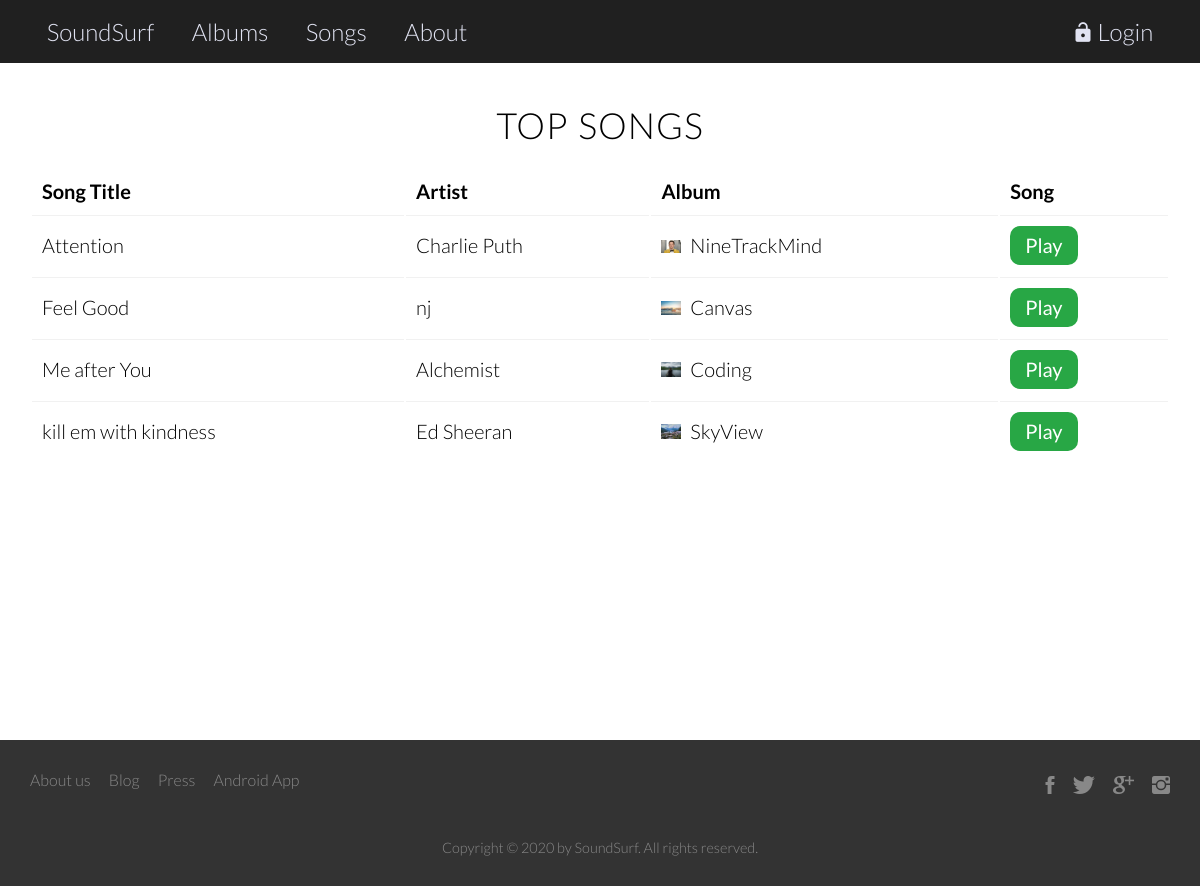
The page /soundsurf/all/songs/ on the database its author committed.
### appmusic/models.py (models this page shows, shortened)
class Songs(models.Model):
    album = models.ForeignKey(Album, on_delete=models.CASCADE, related_name='songs')
    song_title = models.CharField(max_length = 100, unique=True)
    song = models.FileField(upload_to='songs')
    class Meta:
        verbose_name_plural = "Songs"

class Album(models.Model):
    author = models.ForeignKey(User, on_delete = models.CASCADE)
    album_name = models.CharField(max_length = 100, unique=True)
    album_artist = models.CharField(max_length = 100)
    genre = models.CharField(max_length = 100)
    cover_pic = models.ImageField(upload_to='album_covers')

### appmusic/views.py (the view)
# urls.py: path('soundsurf/all/<str:its_type>/', views.all_albums_songs, name='all_albums_songs'),
def all_albums_songs(request, its_type):
    if its_type == "songs":
        songs = Songs.objects.order_by('song_title')
        context = {'songs_list': songs, 'its_type':its_type}
        return render(request, 'appmusic/all_items.html', context)
    elif its_type == "albums":
        albums = Album.objects.order_by('album_name')
        context = {'albums': albums, 'its_type':its_type}
        return render(request, 'appmusic/all_items.html', context)
    else:
        raise Http404

### appmusic/templates/appmusic/all_items.html (shortened to what this page needs)
{% extends 'appmusic/base.html' %}
{% block body_block %}
  <section class="container clearfix">
    {% if its_type == 'albums' %}
        <h2 style="text-align:center">All Albums</h2>
        {% for album in albums %}
        <div class="card">
          <img src="{{ album.cover_pic.url }}"style="width:100%; height:60%;" alt="Album Cover">
          <div class="card-text">
            <h4>{{ album.album_name }}</h4>
            <p>{{ album.album_artist }}</p>
            <a href="{% url 'album_detail' album_id=album.pk %}" class="btn btn-primary">Details</a>
            {% if user.is_authenticated %}
              <a href="{% url 'album_delete' album_id=album.pk %}" class="btn btn-dark"><i class="ion-ios-trash"></i></a>
            {% endif %}
          </div>
        </div>
    {% endfor %}
    {% elif its_type == 'songs' %}
      <h2 style="text-align:center">Top Songs</h2>
      <table>
        <thead>
          <tr>
            <th>Song Title</th>
            <th>Artist</th>
            <th>Album</th>
            <th>Song</th>
          </tr>
        </thead>
        <tbody>
          {% for song_obj in songs_list %}
            <tr>
              <td>{{ song_obj.song_title }}</td>
              <td>{{ song_obj.album.album_artist }}</td>
              <td>
                <a href="#"><img src="{{ song_obj.album.cover_pic.url }}" style="width: 20px; max-height: 15px; margin-right: 5px;" /></a>
                <a href="{% url 'album_detail' album_id=song_obj.album.pk %}">{{ song_obj.album.album_name }}</a>
              </td>
              <td><a href="{{ song_obj.song.url }}" class="btn btn-success">Play</a></td>
            </tr>
          {% endfor %}
        </tbody>
      </table>
      {% endif %}
  </section>
{% endblock %}

### appmusic/static/css/style.css (style rules this page uses)
* { margin: 0; padding: 0; box-sizing: border-box; }
html, body { font-family: 'Lato', 'Arial', sans-serif; font-size: 20px; font-weight: 300; text-rendering: optimizeLegibility; height: 100%; }
.clearfix { zoom:1 }
.clearfix:after { content: '.'; clear: both; display: block; height: 0; visibility: hidden; }
.container { max-width: 1140px; margin: 0 auto; }
h2, h3 { font-weight: 300; text-transform: uppercase; letter-spacing: 1px; }
h2 { font-size: 180%; word-spacing: 2px; margin: 0 0 20px 0; }
section { padding: 40px 0; }
a { text-decoration: none; color: #000; }
.btn { display: inline-block; text-decoration: none; padding: 0.375rem 0.75rem; border-radius: .3em; transition: background-color .3s; font-weight: 400; }
.btn-success { color: #fff; background-color: #28a745; border-color: #28a745; border-radius: .5em; }
table { width: 100%; margin: 0 auto; }
td, th { text-align: left; padding: 10px; }
td { border-top: 1px solid #f1f1f1; }

### rows shown on the page
Songs: song_title "Attention", album.album_artist "Charlie Puth", album.cover_pic (picture), album.album_name "NineTrackMind"
Songs: song_title "Feel Good", album.album_artist "nj", album.cover_pic (picture), album.album_name "Canvas"
Songs: song_title "Me after You", album.album_artist "Alchemist", album.cover_pic (picture), album.album_name "Coding"
Songs: song_title "kill em with kindness", album.album_artist "Ed Sheeran", album.cover_pic (picture), album.album_name "SkyView"
